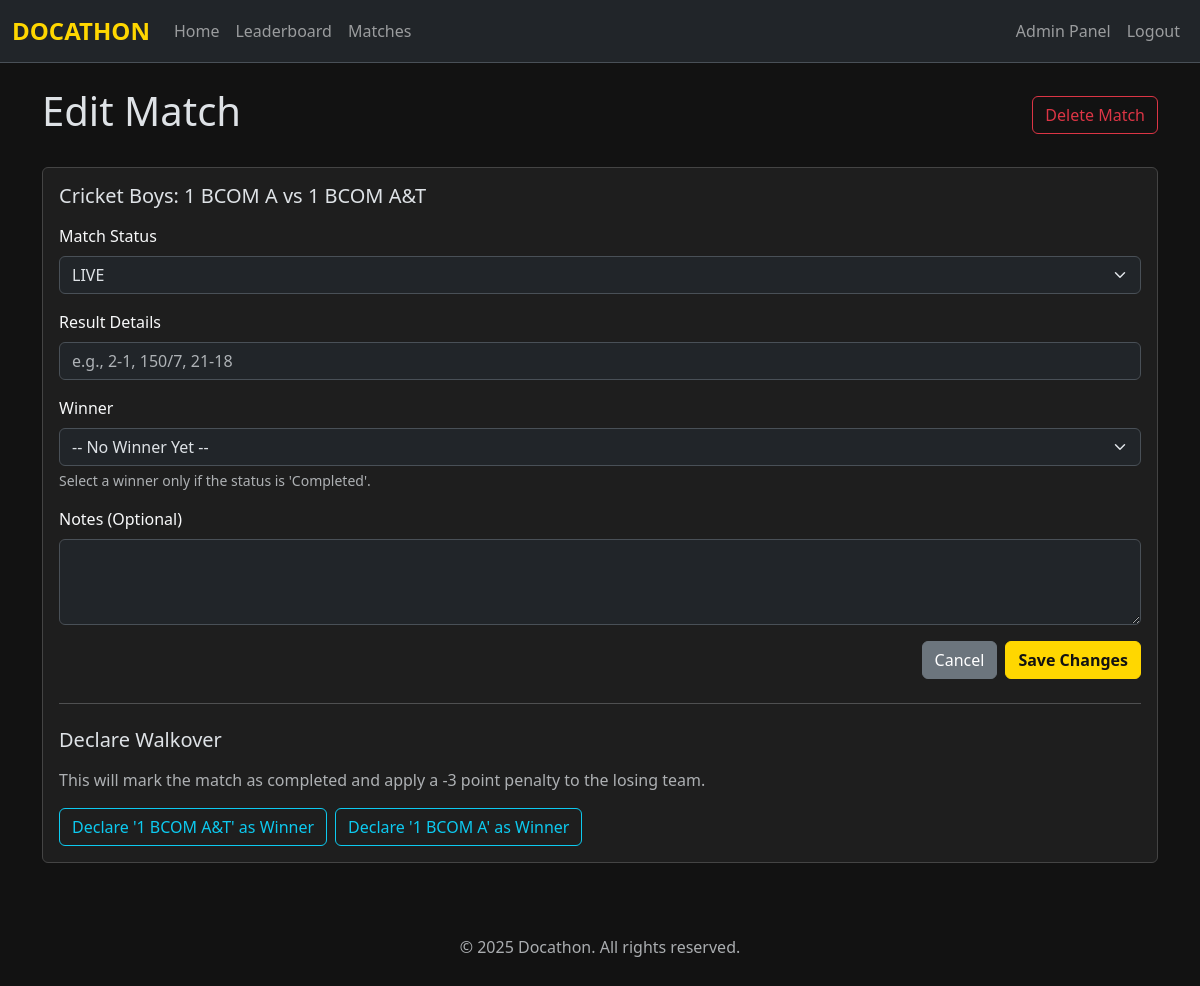
Before: /admin/matches/7/edit (signed in) with the older database file.
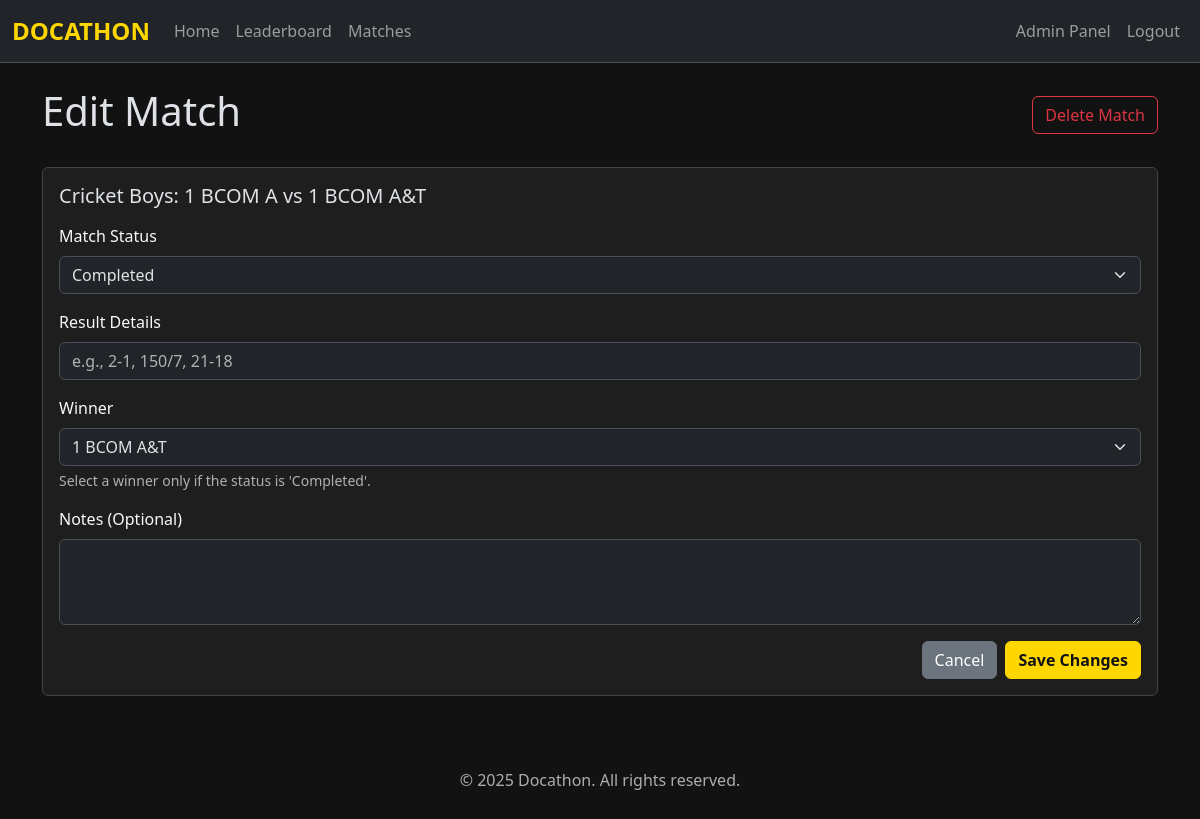
After: the same page with the newer database file.
### tables this page shows
CREATE TABLE matches (
    id INTEGER PRIMARY KEY AUTOINCREMENT,
    sport_id INTEGER NOT NULL,
    class1_id INTEGER NOT NULL,
    class2_id INTEGER NOT NULL,
    -- The ID of the winning class. NULL if match is not completed.
    winner_id INTEGER,
    -- Flexible text field for custom score formats (e.g., "2-1", "150/7", "21-18, 21-19")
    result_details TEXT,
    -- Status of the match
    status TEXT NOT NULL DEFAULT 'UPCOMING' CHECK(status IN ('UPCOMING', 'LIVE', 'COMPLETED')),
    -- Storing datetime as ISO 8601 string ("YYYY-MM-DD HH:MM:SS")
    match_time TEXT NOT NULL,
    notes TEXT, live_match_state TEXT, round_id INTEGER,
    FOREIGN KEY (sport_id) REFERENCES sports (id),
    FOREIGN KEY (class1_id) REFERENCES classes (id),
    FOREIGN KEY (class2_id) REFERENCES classes (id),
    FOREIGN KEY (winner_id) REFERENCES classes (id)
);

CREATE TABLE classes (
    id INTEGER PRIMARY KEY AUTOINCREMENT,
    name TEXT NOT NULL UNIQUE
);

### app.py (the view, shortened to what this page needs)
@app.route('/admin/matches/<int:match_id>/edit', methods=['GET', 'POST'])
@admin_required
def edit_match(match_id):
    conn = get_db_connection()
    match = conn.execute("""
        SELECT m.*, s.name as sport_name, c1.name as class1_name, c2.name as class2_name
        FROM matches m
        JOIN sports s ON m.sport_id = s.id
        JOIN classes c1 ON m.class1_id = c1.id
        JOIN classes c2 ON m.class2_id = c2.id
        WHERE m.id = ?
    """, (match_id,)).fetchone()
    conn.close()
    if match is None:
        flash('Match not found!', 'danger')
        return redirect(url_for('list_matches'))
    return render_template('admin/match_form.html', match=match, form_title="Edit Match")

### utils/auth.py (called while the page is built)
def admin_required(f):
    @wraps(f)
    def decorated_function(*args, **kwargs):
        if session.get('role') != 'admin':
            flash('You must be logged in as an admin to view this page.', 'danger')
            return redirect(url_for('admin_login'))
        return f(*args, **kwargs)
    return decorated_function

### utils/db.py (called while the page is built)
def get_db_connection():
    conn = sqlite3.connect(DB_PATH)
    conn.row_factory = sqlite3.Row
    return conn

### templates/admin/match_form.html (shortened to what the changed rows need)
{% extends "base.html" %}
{% set page_title = form_title %}
{% block content %}
<div class="d-flex justify-content-between align-items-center">
    <h1>{{ form_title }}</h1>
</div>
<div class="card mt-4">
    <div class="card-body">
        <form method="POST">
            {% if not match %}
            <div class="mb-3">
                <label for="round_id" class="form-label">Select Round</label>
                <select class="form-select" id="round_id" name="round_id" required>
                    <option value="" disabled selected>Select a round...</option>
                    {% for sport, rounds_in_sport in rounds|groupby('sport_name') %}
                        <optgroup label="{{ sport }}">
                            {% for round in rounds_in_sport %}
                                <option value="{{ round.id }}">{{ round.name }}</option>
                            {% endfor %}
                        </optgroup>
                    {% endfor %}
                </select>
            </div>
            <div class="row">
                <div class="col-md-6 mb-3">
                    <label for="class1_id" class="form-label">Team 1</label>
                    <select class="form-select" id="class1_id" name="class1_id" required>
                        <option value="" disabled selected>Select first team...</option>
                        {% for class in classes %}
                        <option value="{{ class.id }}">{{ class.name }}</option>
                        {% endfor %}
                    </select>
                </div>
                <div class="col-md-6 mb-3">
                    <label for="class2_id" class="form-label">Team 2</label>
                    <select class="form-select" id="class2_id" name="class2_id" required>
                        <option value="" disabled selected>Select second team...</option>
                        {% for class in classes %}
                        <option value="{{ class.id }}">{{ class.name }}</option>
                        {% endfor %}
                    </select>
                </div>
            </div>
            <div class="mb-3">
                <label for="match_time" class="form-label">Match Date and Time</label>
                <input type="datetime-local" class="form-control" id="match_time" name="match_time" value="{{ default_time }}" required>
            </div>
            {% else %}
            <h5 class="mb-3">{{ match.sport_name }}: {{ match.class1_name }} vs {{ match.class2_name }}</h5>
            <div class="mb-3">
                <label for="status" class="form-label">Match Status</label>
                <select class="form-select" id="status" name="status">
                    <option value="LIVE" {% if match.status == 'LIVE' %}selected{% endif %}>LIVE</option>
                    <option value="COMPLETED" {% if match.status == 'COMPLETED' %}selected{% endif %}>Completed</option>
                </select>
            </div>
            <div class="mb-3">
                <label for="result_details" class="form-label">Result Details</label>
                <input type="text" class="form-control" id="result_details" name="result_details" value="{{ match.result_details or '' }}" placeholder="e.g., 2-1, 150/7, 21-18">
            </div>
            <div class="mb-3">
                <label for="winner_id" class="form-label">Winner</label>
                <select class="form-select" id="winner_id" name="winner_id">
                    <option value="">-- No Winner Yet --</option>
                    <option value="{{ match.class2_id }}" {% if match.winner_id == match.class2_id %}selected{% endif %}>{{ match.class2_name }}</option>
                </select>
                <div class="form-text">Select a winner only if the status is 'Completed'.</div>
            </div>
            <div class="mb-3">
                <label for="notes" class="form-label">Notes (Optional)</label>
                <textarea class="form-control" id="notes" name="notes" rows="3">{{ match.notes or '' }}</textarea>
            </div>
            {% endif %}
            <div class="d-flex justify-content-end">
                <a href="{{ url_for('list_matches') }}" class="btn btn-secondary me-2">Cancel</a>
                <button type="submit" class="btn btn-warning">Save Changes</button>
            </div>
        </form>
        {% if match and match.status != 'COMPLETED' %}
        <hr class="my-4">
        <div>
            <h5 class="mb-3">Declare Walkover</h5>
            <p class="text-muted">This will mark the match as completed and apply a -3 point penalty to the losing team.</p>
            <div class="d-flex gap-2">
                <form action="{{ url_for('declare_walkover', match_id=match.id) }}" method="POST">
                    <button type="submit" class="btn btn-outline-info">Declare '{{ match.class2_name }}' as Winner</button>
                </form>
                <form action="{{ url_for('declare_walkover', match_id=match.id) }}" method="POST">
                    <button type="submit" class="btn btn-outline-info">Declare '{{ match.class1_name }}' as Winner</button>
                </form>
            </div>
        </div>
        {% endif %}
    </div>
</div>
{% endblock %}

Changed rows visible on the page:
shown differently, row unchanged: classes "1 BCOM A": class1_name "1 BCOM A" → (not shown)
shown differently, row unchanged: classes "1 BCOM A&T": class2_name "1 BCOM A&T" → (not shown)
changed matches: status "LIVE" → "Completed"; winner_id (not shown) → "1 BCOM A&T"
Other visible differences:
form field winner_id: "-- No Winner Yet --" → (not shown)
text no longer shown: "Declare Walkover This will mark the match as completed and apply a -3 point penalty to the losing team. Declare ' ' as Winner Declare ' ' as Winner"
